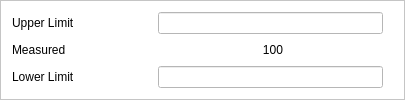
               <widget class="QFrame" name="frame_4">
                <property name="sizePolicy">
                 <sizepolicy hsizetype="Preferred" vsizetype="Preferred">
                  <horstretch>0</horstretch>
                  <verstretch>0</verstretch>
                 </sizepolicy>
                </property>
                <property name="minimumSize">
                 <size>
                  <width>0</width>
                  <height>10</height>
                 </size>
                </property>
                <property name="styleSheet">
                 <string notr="true">background-color: rgb(255, 255, 255);</string>
                </property>
                <property name="frameShape">
                 <enum>QFrame::StyledPanel</enum>
                </property>
                <property name="frameShadow">
                 <enum>QFrame::Raised</enum>
                </property>
                <layout class="QVBoxLayout" name="verticalLayout_8">
                 <item>
                  <layout class="QVBoxLayout" name="verticalLayout_7">
                   <item>
                    <layout class="QHBoxLayout" name="horizontalLayout_7">
                     <item>
                      <widget class="QLabel" name="label_7">
                       <property name="sizePolicy">
                        <sizepolicy hsizetype="Fixed" vsizetype="Preferred">
                         <horstretch>0</horstretch>
                         <verstretch>0</verstretch>
                        </sizepolicy>
                       </property>
                       <property name="minimumSize">
                        <size>
                         <width>100</width>
                         <height>0</height>
                        </size>
                       </property>
                       <property name="maximumSize">
                        <size>
                         <width>100</width>
                         <height>16777215</height>
                        </size>
                       </property>
                       <property name="text">
                        <string>Upper Limit</string>
                       </property>
                      </widget>
                     </item>
                     <item>
                      <spacer name="horizontalSpacer_6">
                       <property name="orientation">
                        <enum>Qt::Horizontal</enum>
                       </property>
                       <property name="sizeHint" stdset="0">
                        <size>
                         <width>40</width>
                         <height>20</height>
                        </size>
                       </property>
                      </spacer>
                     </item>
                     <item>
                      <widget class="QLineEdit" name="ledit_UpperLimitDetecAngle_JC_TableSetting">
                       <property name="sizePolicy">
                        <sizepolicy hsizetype="Fixed" vsizetype="Preferred">
                         <horstretch>0</horstretch>
                         <verstretch>0</verstretch>
                        </sizepolicy>
                       </property>
                       <property name="minimumSize">
                        <size>
                         <width>225</width>
                         <height>0</height>
                        </size>
                       </property>
                       <property name="maximumSize">
                        <size>
                         <width>225</width>
                         <height>16777215</height>
                        </size>
                       </property>
                      </widget>
                     </item>
                     <item>
                      <spacer name="horizontalSpacer_11">
                       <property name="orientation">
                        <enum>Qt::Horizontal</enum>
                       </property>
                       <property name="sizeType">
                        <enum>QSizePolicy::Fixed</enum>
                       </property>
                       <property name="sizeHint" stdset="0">
                        <size>
                         <width>10</width>
                         <height>20</height>
                        </size>
                       </property>
                      </spacer>
                     </item>
                    </layout>
                   </item>
                   <item>
                    <layout class="QHBoxLayout" name="horizontalLayout_5">
                     <item>
                      <widget class="QLabel" name="label_8">
                       <property name="sizePolicy">
                        <sizepolicy hsizetype="Fixed" vsizetype="Preferred">
                         <horstretch>0</horstretch>
                         <verstretch>0</verstretch>
                        </sizepolicy>
                       </property>
                       <property name="minimumSize">
                        <size>
                         <width>100</width>
                         <height>0</height>
                        </size>
                       </property>
                       <property name="maximumSize">
                        <size>
                         <width>100</width>
                         <height>16777215</height>
                        </size>
                       </property>
                       <property name="text">
                        <string>Measured</string>
                       </property>
                      </widget>
                     </item>
                     <item>
                      <spacer name="horizontalSpacer_12">
                       <property name="orientation">
                        <enum>Qt::Horizontal</enum>
                       </property>
                       <property name="sizeType">
                        <enum>QSizePolicy::Expanding</enum>
                       </property>
                       <property name="sizeHint" stdset="0">
                        <size>
                         <width>10</width>
                         <height>20</height>
                        </size>
                       </property>
                      </spacer>
                     </item>
                     <item>
                      <widget class="QLabel" name="label_31">
                       <property name="sizePolicy">
                        <sizepolicy hsizetype="Fixed" vsizetype="Preferred">
                         <horstretch>0</horstretch>
                         <verstretch>0</verstretch>
                        </sizepolicy>
                       </property>
                       <property name="minimumSize">
                        <size>
                         <width>100</width>
                         <height>0</height>
                        </size>
                       </property>
                       <property name="maximumSize">
                        <size>
                         <width>100</width>
                         <height>16777215</height>
                        </size>
                       </property>
                       <property name="text">
                        <string>100</string>
                       </property>
                       <property name="alignment">
                        <set>Qt::AlignCenter</set>
                       </property>
                      </widget>
                     </item>
                     <item>
                      <spacer name="horizontalSpacer_33">
                       <property name="orientation">
                        <enum>Qt::Horizontal</enum>
                       </property>
                       <property name="sizeType">
                        <enum>QSizePolicy::Fixed</enum>
                       </property>
                       <property name="sizeHint" stdset="0">
                        <size>
                         <width>70</width>
                         <height>20</height>
                        </size>
                       </property>
                      </spacer>
                     </item>
                    </layout>
                   </item>
                   <item>
                    <layout class="QHBoxLayout" name="horizontalLayout_21">
                     <item>
                      <widget class="QLabel" name="label_30">
                       <property name="sizePolicy">
                        <sizepolicy hsizetype="Fixed" vsizetype="Preferred">
                         <horstretch>0</horstretch>
                         <verstretch>0</verstretch>
                        </sizepolicy>
                       </property>
                       <property name="minimumSize">
                        <size>
                         <width>100</width>
                         <height>0</height>
                        </size>
                       </property>
                       <property name="maximumSize">
                        <size>
                         <width>100</width>
                         <height>16777215</height>
                        </size>
                       </property>
                       <property name="text">
                        <string>Lower Limit</string>
                       </property>
                      </widget>
                     </item>
                     <item>
                      <spacer name="horizontalSpacer_9">
                       <property name="orientation">
                        <enum>Qt::Horizontal</enum>
                       </property>
                       <property name="sizeHint" stdset="0">
                        <size>
                         <width>40</width>
                         <height>20</height>
                        </size>
                       </property>
                      </spacer>
                     </item>
                     <item>
                      <widget class="QLineEdit" name="ledit_LowerLimitDetecAngle_JC_TableSetting">
                       <property name="sizePolicy">
                        <sizepolicy hsizetype="Fixed" vsizetype="Preferred">
                         <horstretch>0</horstretch>
                         <verstretch>0</verstretch>
                        </sizepolicy>
                       </property>
                       <property name="minimumSize">
                        <size>
                         <width>225</width>
                         <height>0</height>
                        </size>
                       </property>
                       <property name="maximumSize">
                        <size>
                         <width>225</width>
                         <height>16777215</height>
                        </size>
                       </property>
                      </widget>
                     </item>
                     <item>
                      <spacer name="horizontalSpacer_34">
                       <property name="orientation">
                        <enum>Qt::Horizontal</enum>
                       </property>
                       <property name="sizeType">
                        <enum>QSizePolicy::Fixed</enum>
                       </property>
                       <property name="sizeHint" stdset="0">
                        <size>
                         <width>10</width>
                         <height>20</height>
                        </size>
                       </property>
                      </spacer>
                     </item>
                    </layout>
                   </item>
                  </layout>
                 </item>
                </layout>
               </widget>
